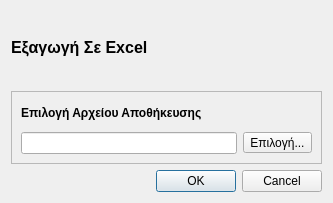
<?xml version="1.0" encoding="UTF-8"?>
<ui version="4.0">
 <class>ExcelExport</class>
 <widget class="QDialog" name="ExcelExport">
  <property name="geometry">
   <rect>
    <x>0</x>
    <y>0</y>
    <width>333</width>
    <height>203</height>
   </rect>
  </property>
  <property name="windowTitle">
   <string>Dialog</string>
  </property>
  <layout class="QGridLayout" name="gridLayout_2">
   <item row="0" column="0">
    <widget class="QLabel" name="label">
     <property name="text">
      <string>&lt;!DOCTYPE HTML PUBLIC &quot;-//W3C//DTD HTML 4.0//EN&quot; &quot;http://www.w3.org/TR/REC-html40/strict.dtd&quot;&gt;
&lt;html&gt;&lt;head&gt;&lt;meta name=&quot;qrichtext&quot; content=&quot;1&quot; /&gt;&lt;style type=&quot;text/css&quot;&gt;
p, li { white-space: pre-wrap; }
&lt;/style&gt;&lt;/head&gt;&lt;body style=&quot; font-family:'Ubuntu'; font-size:9pt; font-weight:400; font-style:normal;&quot;&gt;
&lt;p style=&quot; margin-top:0px; margin-bottom:0px; margin-left:0px; margin-right:0px; -qt-block-indent:0; text-indent:0px;&quot;&gt;&lt;span style=&quot; font-size:12pt; font-weight:600;&quot;&gt;Εξαγωγή Σε Excel&lt;/span&gt;&lt;/p&gt;&lt;/body&gt;&lt;/html&gt;</string>
     </property>
    </widget>
   </item>
   <item row="2" column="0">
    <widget class="QDialogButtonBox" name="buttonBox">
     <property name="orientation">
      <enum>Qt::Horizontal</enum>
     </property>
     <property name="standardButtons">
      <set>QDialogButtonBox::Cancel|QDialogButtonBox::Ok</set>
     </property>
    </widget>
   </item>
   <item row="1" column="0">
    <widget class="QFrame" name="frame_2">
     <property name="frameShape">
      <enum>QFrame::StyledPanel</enum>
     </property>
     <property name="frameShadow">
      <enum>QFrame::Raised</enum>
     </property>
     <layout class="QGridLayout" name="gridLayout">
      <item row="0" column="0" colspan="2">
       <widget class="QLabel" name="label_3">
        <property name="text">
         <string>&lt;!DOCTYPE HTML PUBLIC &quot;-//W3C//DTD HTML 4.0//EN&quot; &quot;http://www.w3.org/TR/REC-html40/strict.dtd&quot;&gt;
&lt;html&gt;&lt;head&gt;&lt;meta name=&quot;qrichtext&quot; content=&quot;1&quot; /&gt;&lt;style type=&quot;text/css&quot;&gt;
p, li { white-space: pre-wrap; }
&lt;/style&gt;&lt;/head&gt;&lt;body style=&quot; font-family:'Ubuntu'; font-size:9pt; font-weight:400; font-style:normal;&quot;&gt;
&lt;p style=&quot; margin-top:0px; margin-bottom:0px; margin-left:0px; margin-right:0px; -qt-block-indent:0; text-indent:0px;&quot;&gt;&lt;span style=&quot; font-weight:600;&quot;&gt;Επιλογή Αρχείου Αποθήκευσης&lt;/span&gt;&lt;/p&gt;&lt;/body&gt;&lt;/html&gt;</string>
        </property>
       </widget>
      </item>
      <item row="1" column="0">
       <widget class="QLineEdit" name="fileNameEdit"/>
      </item>
      <item row="1" column="1">
       <widget class="QToolButton" name="toolButton">
        <property name="text">
         <string>Επιλογή...</string>
        </property>
       </widget>
      </item>
     </layout>
    </widget>
   </item>
  </layout>
 </widget>
 <resources/>
 <connections>
  <connection>
   <sender>buttonBox</sender>
   <signal>accepted()</signal>
   <receiver>ExcelExport</receiver>
   <slot>accept()</slot>
   <hints>
    <hint type="sourcelabel">
     <x>248</x>
     <y>221</y>
    </hint>
    <hint type="destinationlabel">
     <x>157</x>
     <y>225</y>
    </hint>
   </hints>
  </connection>
  <connection>
   <sender>buttonBox</sender>
   <signal>rejected()</signal>
   <receiver>ExcelExport</receiver>
   <slot>reject()</slot>
   <hints>
    <hint type="sourcelabel">
     <x>316</x>
     <y>221</y>
    </hint>
    <hint type="destinationlabel">
     <x>286</x>
     <y>225</y>
    </hint>
   </hints>
  </connection>
  <connection>
   <sender>toolButton</sender>
   <signal>clicked()</signal>
   <receiver>ExcelExport</receiver>
   <slot>showFileDialog()</slot>
   <hints>
    <hint type="sourcelabel">
     <x>540</x>
     <y>169</y>
    </hint>
    <hint type="destinationlabel">
     <x>498</x>
     <y>133</y>
    </hint>
   </hints>
  </connection>
 </connections>
 <slots>
  <slot>showFileDialog()</slot>
 </slots>
</ui>
